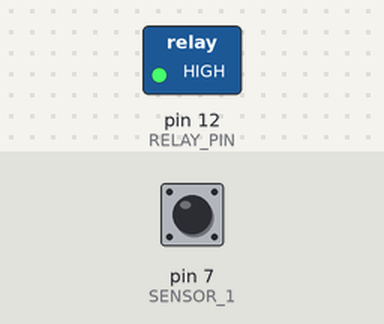
A sketch run on a simulated Arduino Uno, built with avr-gcc and run on an emulated ATmega328P. Parts: switched loads named in the sketch (green lamp = pin HIGH). The test bench sets the inputs (shaded band); at power-on: pin 7 (SENSOR_1) LOW. What the sketch prints to the serial monitor is not drawn.

Above: at 1.3 s.
1.4 s: pin 7 (SENSOR_1) pulsed HIGH 2 times (0.12 s each, 0.3 s apart)
At 2.2 s:
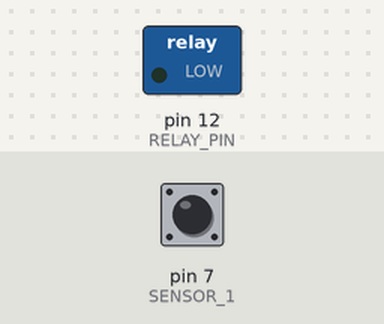
Timing chart, 0 to 11.0 s (numbered marks = the images above; inputs shaded):
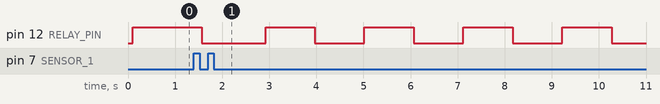

Measured:
- after the input at 1.4 s, pin 12 (RELAY_PIN): HIGH → LOW after 0.17 s, then repeats every 2.1 s: HIGH 1.1 s, LOW 1.1 s

The sketch:

arduino-sensor-alarm.ino
```cpp
#include <neotimer.h>

Neotimer timer;

int RELAY_PIN = 12;
int SENSOR_1 = 7; // vibration sensor
bool SENSOR_ACTIVE = false;
int ALARM_COUNT = 0;
int MAX_ALARM = 10;
bool RELAY_ON = false;
bool ALARM_ACTIVATION_PIN = 2;

void setup()
{
  pinMode(RELAY_PIN, OUTPUT);
  pinMode(SENSOR_1, INPUT);
  Serial.begin(9600);
  timer = Neotimer(1000);
  Serial.println("Ready");
  delay(100);
  digitalWrite(RELAY_PIN, HIGH);
}
void loop()
{

  // if (digitalRead(ALARM_ACTIVATION_PIN) == LOW)
  // {
  //   return;
  // }

  long measurement = vibration();
  delay(50);
  if (measurement > 50)
  {
    SENSOR_ACTIVE = true;
    if (ALARM_COUNT == 0)
    {
      alarmOn();
      timer.start();
    }
    ALARM_COUNT = (MAX_ALARM * 2) - 1;
  }

  if (SENSOR_ACTIVE == true)
  {
    if (ALARM_COUNT != 0)
    {
      if (timer.done())
      {

        if (RELAY_ON)
        {
          alarmOff();
        }
        else
        {
          alarmOn();
        }

        ALARM_COUNT = ALARM_COUNT - 1;
        Serial.println(ALARM_COUNT);
        timer.start();
      }
    }
    else
    {
      if (timer.done())
      {
        SENSOR_ACTIVE = false;
        alarmOff();
      }
    }
  }
}

void alarmOn()
{
  RELAY_ON = true;
  digitalWrite(RELAY_PIN, LOW);
}

void alarmOff()
{
  RELAY_ON = false;
  digitalWrite(RELAY_PIN, HIGH);
}

long vibration()
{
  long measurement = pulseIn(SENSOR_1, HIGH); //wait for the pin to get HIGH and returns measurement
  return measurement;
}
```
